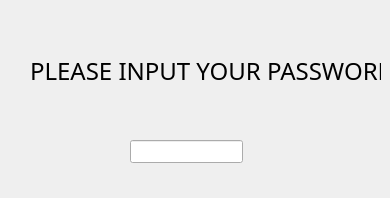
<?xml version="1.0" encoding="UTF-8"?>
<ui version="4.0">
 <class>password</class>
 <widget class="QWidget" name="password">
  <property name="geometry">
   <rect>
    <x>0</x>
    <y>0</y>
    <width>390</width>
    <height>198</height>
   </rect>
  </property>
  <property name="windowTitle">
   <string>Form</string>
  </property>
  <property name="windowIcon">
   <iconset resource="pictures.qrc">
    <normaloff>:/pictures/logo.png</normaloff>:/pictures/logo.png</iconset>
  </property>
  <widget class="QLabel" name="label">
   <property name="geometry">
    <rect>
     <x>30</x>
     <y>30</y>
     <width>351</width>
     <height>81</height>
    </rect>
   </property>
   <property name="font">
    <font>
     <family>Microsoft Yi Baiti</family>
     <pointsize>18</pointsize>
    </font>
   </property>
   <property name="text">
    <string>PLEASE INPUT YOUR PASSWORD</string>
   </property>
  </widget>
  <widget class="QLineEdit" name="lineEdit">
   <property name="geometry">
    <rect>
     <x>130</x>
     <y>140</y>
     <width>113</width>
     <height>23</height>
    </rect>
   </property>
  </widget>
 </widget>
 <resources>
  <include location="pictures.qrc"/>
 </resources>
 <connections/>
</ui>
